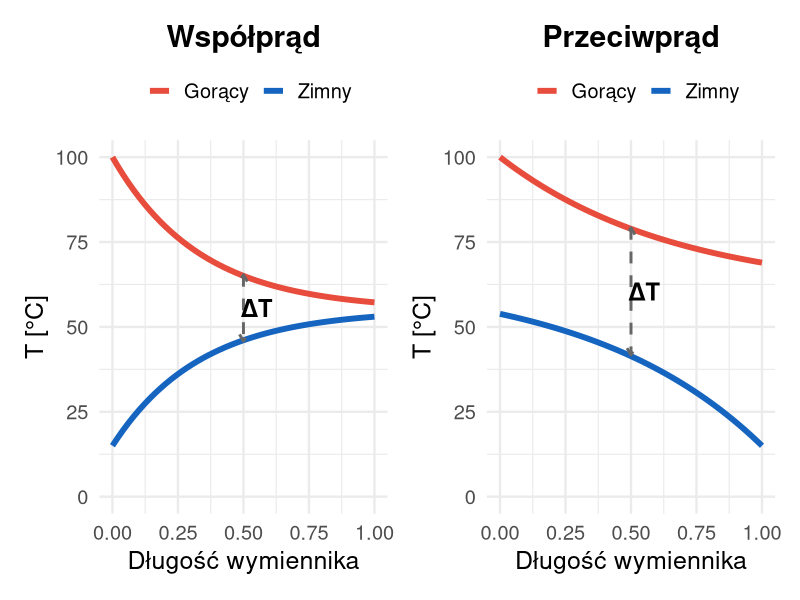

Write R code to recreate this figure.
## ---- chunk 1
#| echo: false
#| warning: false
#| message: false
library(ggplot2)
theme_set(theme_minimal(base_size = 18))
## ---- chunk 2
#| label: heat-exchangers
#| echo: false
#| fig-width: 14
#| fig-height: 5
#| warning: false
#| message: false

library(ggplot2)
library(patchwork)

# Współprąd (Parallel Flow)
x <- seq(0, 1, length.out = 50)
Th_par <- 45 * exp(-3 * x) + 55
Tc_par <- 55 - 40 * exp(-3 * x)

df_par <- data.frame(
    x = rep(x, 2),
    T = c(Th_par, Tc_par),
    medium = rep(c("Gorący", "Zimny"), each = 50)
)

p1 <- ggplot(df_par, aes(x = x, y = T, color = medium)) +
    geom_line(size = 2) +
    scale_color_manual(values = c("Gorący" = "#e74c3c", "Zimny" = "#1565c0")) +
    annotate("segment", x = 0.5, xend = 0.5, y = Th_par[25], yend = Tc_par[25],
             color = "gray40", size = 1, linetype = "dashed",
             arrow = arrow(length = unit(0.2, "cm"), ends = "both")) +
    annotate("text", x = 0.55, y = (Th_par[25] + Tc_par[25])/2, label = "ΔT", size = 6, fontface = "bold") +
    labs(title = "Współprąd", x = "Długość wymiennika", y = "T [°C]", color = "") +
    theme_minimal(base_size = 18) +
    theme(legend.position = "top", plot.title = element_text(hjust = 0.5, face = "bold")) +
    scale_y_continuous(limits = c(0, 100))

# Przeciwprąd (Counter Flow)
Th_cnt <- 40 * exp(-1.5 * x) + 60
Tc_cnt <- rev(50 * (1 - exp(-1.5 * x)) + 15)

df_cnt <- data.frame(
    x = rep(x, 2),
    T = c(Th_cnt, Tc_cnt),
    medium = rep(c("Gorący", "Zimny"), each = 50)
)

p2 <- ggplot(df_cnt, aes(x = x, y = T, color = medium)) +
    geom_line(size = 2) +
    scale_color_manual(values = c("Gorący" = "#e74c3c", "Zimny" = "#1565c0")) +
    annotate("segment", x = 0.5, xend = 0.5, y = Th_cnt[25], yend = Tc_cnt[25],
             color = "gray40", size = 1, linetype = "dashed",
             arrow = arrow(length = unit(0.2, "cm"), ends = "both")) +
    annotate("text", x = 0.55, y = (Th_cnt[25] + Tc_cnt[25])/2, label = "ΔT", size = 6, fontface = "bold") +
    labs(title = "Przeciwprąd", x = "Długość wymiennika", y = "T [°C]", color = "") +
    theme_minimal(base_size = 18) +
    theme(legend.position = "top", plot.title = element_text(hjust = 0.5, face = "bold")) +
    scale_y_continuous(limits = c(0, 100))

p1 + p2
